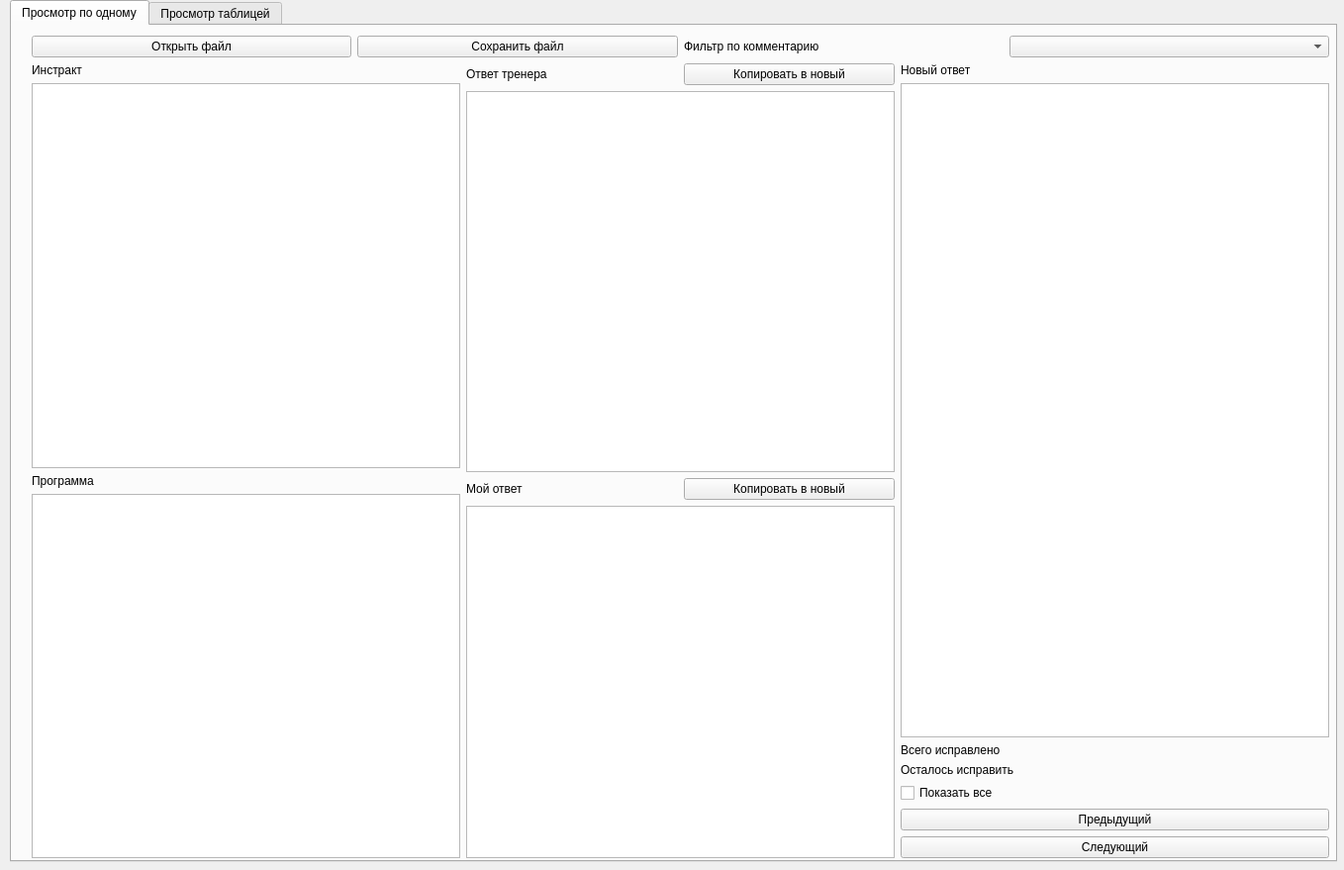
<?xml version="1.0" encoding="UTF-8"?>
<ui version="4.0">
 <class>MainWindow</class>
 <widget class="QMainWindow" name="MainWindow">
  <property name="geometry">
   <rect>
    <x>0</x>
    <y>0</y>
    <width>1358</width>
    <height>879</height>
   </rect>
  </property>
  <property name="windowTitle">
   <string>MainWindow</string>
  </property>
  <widget class="QWidget" name="centralwidget">
   <widget class="QTabWidget" name="tabWidget">
    <property name="geometry">
     <rect>
      <x>10</x>
      <y>0</y>
      <width>1341</width>
      <height>871</height>
     </rect>
    </property>
    <property name="currentIndex">
     <number>0</number>
    </property>
    <widget class="QWidget" name="tab">
     <attribute name="title">
      <string>Просмотр по одному</string>
     </attribute>
     <widget class="QWidget" name="">
      <property name="geometry">
       <rect>
        <x>20</x>
        <y>10</y>
        <width>1311</width>
        <height>831</height>
       </rect>
      </property>
      <layout class="QVBoxLayout" name="verticalLayout_10">
       <item>
        <layout class="QHBoxLayout" name="horizontalLayout">
         <item>
          <widget class="QPushButton" name="open_btn">
           <property name="text">
            <string>Открыть файл</string>
           </property>
           <property name="icon">
            <iconset resource="images/files.qrc">
             <normaloff>:/icons/open.svg</normaloff>:/icons/open.svg</iconset>
           </property>
           <property name="iconSize">
            <size>
             <width>24</width>
             <height>24</height>
            </size>
           </property>
          </widget>
         </item>
         <item>
          <widget class="QPushButton" name="save_btn">
           <property name="text">
            <string>Сохранить файл</string>
           </property>
           <property name="icon">
            <iconset resource="images/files.qrc">
             <normaloff>:/icons/save.svg</normaloff>:/icons/save.svg</iconset>
           </property>
           <property name="iconSize">
            <size>
             <width>24</width>
             <height>24</height>
            </size>
           </property>
          </widget>
         </item>
         <item>
          <widget class="QLabel" name="label">
           <property name="text">
            <string>Фильтр по комментарию</string>
           </property>
          </widget>
         </item>
         <item>
          <widget class="QComboBox" name="comboBox"/>
         </item>
        </layout>
       </item>
       <item>
        <layout class="QHBoxLayout" name="horizontalLayout_2">
         <item>
          <layout class="QVBoxLayout" name="verticalLayout_7">
           <item>
            <layout class="QVBoxLayout" name="verticalLayout_5">
             <item>
              <widget class="QLabel" name="label_5">
               <property name="text">
                <string>Инстракт</string>
               </property>
              </widget>
             </item>
             <item>
              <widget class="QPlainTextEdit" name="instruct"/>
             </item>
             <item>
              <layout class="QVBoxLayout" name="verticalLayout_2">
               <item>
                <widget class="QLabel" name="label_2">
                 <property name="text">
                  <string>Программа</string>
                 </property>
                </widget>
               </item>
               <item>
                <widget class="QTableView" name="code_table"/>
               </item>
              </layout>
             </item>
            </layout>
           </item>
          </layout>
         </item>
         <item>
          <layout class="QVBoxLayout" name="verticalLayout_9">
           <item>
            <layout class="QVBoxLayout" name="verticalLayout_3">
             <item>
              <layout class="QHBoxLayout" name="horizontalLayout_3">
               <item>
                <widget class="QLabel" name="label_3">
                 <property name="text">
                  <string>Ответ тренера</string>
                 </property>
                </widget>
               </item>
               <item>
                <widget class="QPushButton" name="copy_couch_to_answer">
                 <property name="text">
                  <string>Копировать в новый</string>
                 </property>
                 <property name="icon">
                  <iconset resource="images/files.qrc">
                   <normaloff>:/icons/move.svg</normaloff>:/icons/move.svg</iconset>
                 </property>
                 <property name="iconSize">
                  <size>
                   <width>24</width>
                   <height>24</height>
                  </size>
                 </property>
                </widget>
               </item>
              </layout>
             </item>
             <item>
              <widget class="QPlainTextEdit" name="couch_answer"/>
             </item>
             <item>
              <layout class="QVBoxLayout" name="verticalLayout_4">
               <item>
                <layout class="QHBoxLayout" name="horizontalLayout_4">
                 <item>
                  <widget class="QLabel" name="label_4">
                   <property name="text">
                    <string>Мой ответ</string>
                   </property>
                  </widget>
                 </item>
                 <item>
                  <widget class="QPushButton" name="copy_my_to_answer">
                   <property name="text">
                    <string>Копировать в новый</string>
                   </property>
                   <property name="icon">
                    <iconset resource="images/files.qrc">
                     <normaloff>:/icons/move.svg</normaloff>:/icons/move.svg</iconset>
                   </property>
                   <property name="iconSize">
                    <size>
                     <width>24</width>
                     <height>24</height>
                    </size>
                   </property>
                  </widget>
                 </item>
                </layout>
               </item>
               <item>
                <widget class="QPlainTextEdit" name="my_answer"/>
               </item>
              </layout>
             </item>
            </layout>
           </item>
          </layout>
         </item>
         <item>
          <layout class="QVBoxLayout" name="verticalLayout_6">
           <item>
            <widget class="QLabel" name="label_6">
             <property name="text">
              <string>Новый ответ</string>
             </property>
            </widget>
           </item>
           <item>
            <widget class="QPlainTextEdit" name="plainTextEdit"/>
           </item>
           <item>
            <widget class="QLabel" name="total_edited">
             <property name="text">
              <string>Всего исправлено</string>
             </property>
            </widget>
           </item>
           <item>
            <widget class="QLabel" name="remain_to_edit">
             <property name="text">
              <string>Осталось исправить</string>
             </property>
            </widget>
           </item>
           <item>
            <widget class="QCheckBox" name="show_all">
             <property name="text">
              <string>Показать все</string>
             </property>
            </widget>
           </item>
           <item>
            <widget class="QPushButton" name="previous">
             <property name="text">
              <string>Предыдущий</string>
             </property>
             <property name="icon">
              <iconset resource="images/files.qrc">
               <normaloff>:/icons/back.svg</normaloff>:/icons/back.svg</iconset>
             </property>
             <property name="iconSize">
              <size>
               <width>24</width>
               <height>24</height>
              </size>
             </property>
            </widget>
           </item>
           <item>
            <widget class="QPushButton" name="next">
             <property name="text">
              <string>Следующий</string>
             </property>
             <property name="icon">
              <iconset resource="images/files.qrc">
               <normaloff>:/icons/forward.svg</normaloff>:/icons/forward.svg</iconset>
             </property>
             <property name="iconSize">
              <size>
               <width>24</width>
               <height>24</height>
              </size>
             </property>
            </widget>
           </item>
          </layout>
         </item>
        </layout>
       </item>
      </layout>
     </widget>
    </widget>
    <widget class="QWidget" name="tab_2">
     <attribute name="title">
      <string>Просмотр таблицей</string>
     </attribute>
     <widget class="QTableView" name="full_table">
      <property name="geometry">
       <rect>
        <x>70</x>
        <y>70</y>
        <width>911</width>
        <height>631</height>
       </rect>
      </property>
      <property name="sizeAdjustPolicy">
       <enum>QAbstractScrollArea::AdjustToContents</enum>
      </property>
     </widget>
    </widget>
   </widget>
  </widget>
 </widget>
 <resources>
  <include location="images/files.qrc"/>
 </resources>
 <connections/>
</ui>
